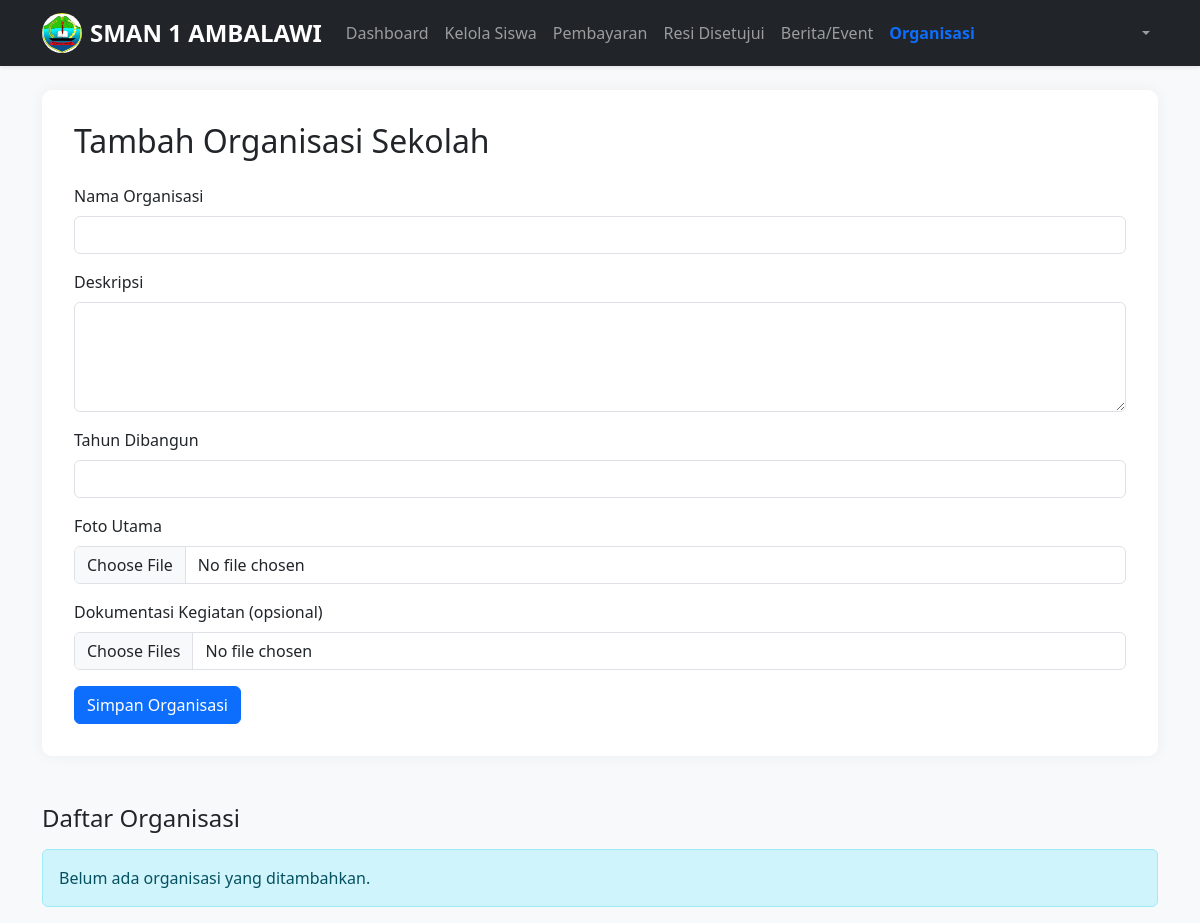
The app's page /admin/kelola_organisasi.php, older data.
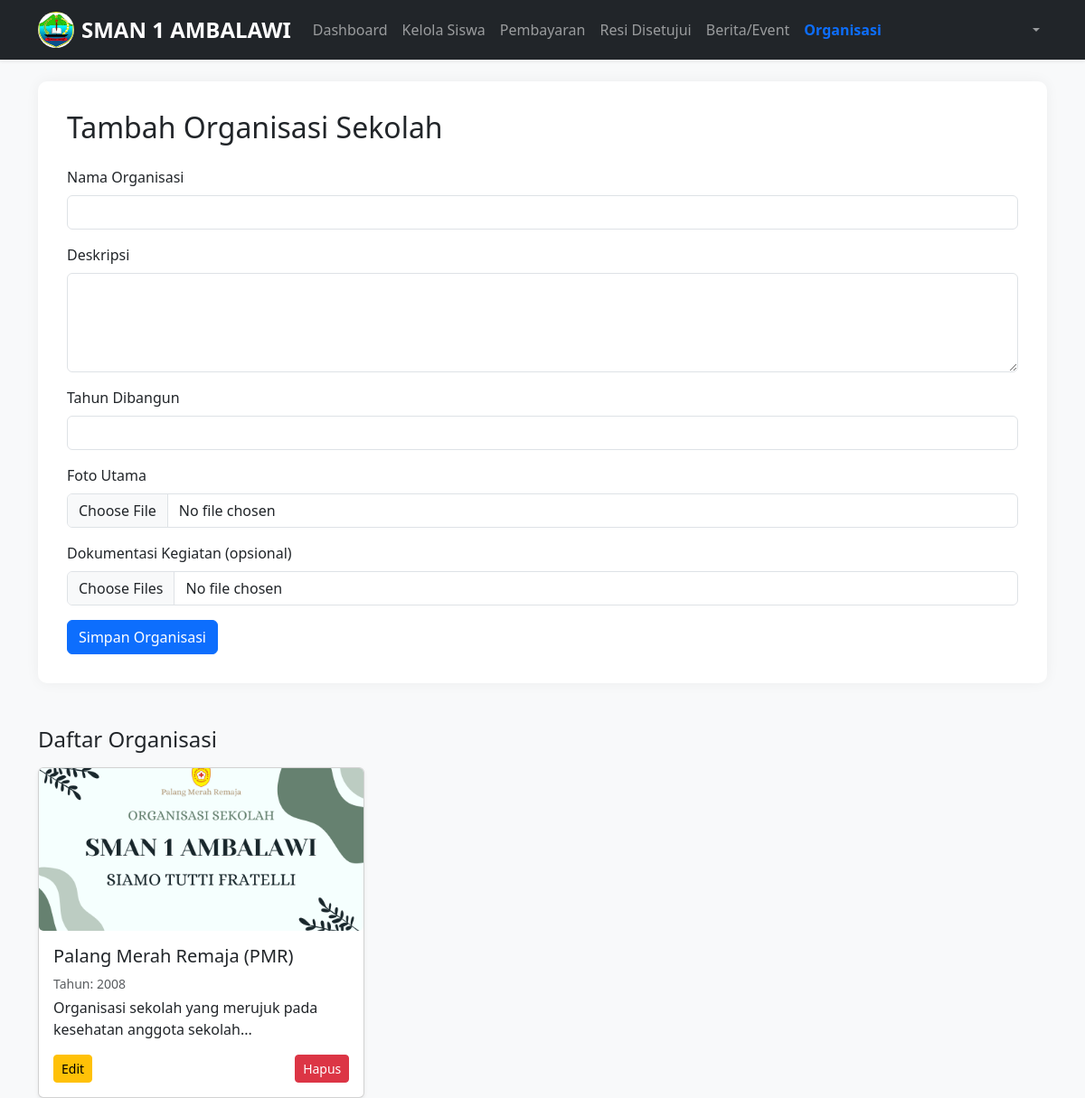
The same page, newer data.
### tables this page shows
CREATE TABLE `organisasi` (
  `id` int(11) NOT NULL,
  `nama` varchar(255) NOT NULL,
  `deskripsi` text NOT NULL,
  `tahun_dibangun` year(4) NOT NULL,
  `foto_utama` varchar(255) NOT NULL,
  `created_at` timestamp NOT NULL DEFAULT current_timestamp()
);

### admin/kelola_organisasi.php (the view, shortened to what this page needs)
<?php
require_once '../db.php';
function isActive($filename) {
  return basename($_SERVER['PHP_SELF']) === $filename ? 'active' : '';
}
$organisasi = $conn->query("SELECT * FROM organisasi ORDER BY id DESC")->fetch_all(MYSQLI_ASSOC);
?>
<!DOCTYPE html>
<html lang="id">
<head>
  <link href="https://cdn.jsdelivr.net/npm/bootstrap@5.3.0/dist/css/bootstrap.min.css" rel="stylesheet" />
</head>
<body>
<nav class="navbar navbar-expand-lg navbar-dark bg-dark shadow-sm">
  <div class="container">
    <a class="navbar-brand fw-bold d-flex align-items-center" href="#">
      <img src="../img/logo.jpeg" alt="Logo Sekolah" width="40" height="40" class="me-2 rounded-circle" />
      SMAN 1 AMBALAWI
    </a>
    <div class="collapse navbar-collapse" id="navbarAdmin">
      <ul class="navbar-nav me-auto mb-2 mb-lg-0">
        <li class="nav-item"><a class="nav-link <?= isActive('dashboard.php') ?>" href="dashboard.php">Dashboard</a></li>
        <li class="nav-item"><a class="nav-link <?= isActive('kelola_siswa.php') ?>" href="kelola_siswa.php">Kelola Siswa</a></li>
        <li class="nav-item"><a class="nav-link <?= isActive('verifikasi_pembayaran.php') ?>" href="verifikasi_pembayaran.php">Pembayaran</a></li>
        <li class="nav-item"><a class="nav-link <?= isActive('daftar_resi.php') ?>" href="daftar_resi.php">Resi Disetujui</a></li>
        <li class="nav-item"><a class="nav-link <?= isActive('kelola_berita.php') ?>" href="kelola_berita.php">Berita/Event</a></li>
        <li class="nav-item"><a class="nav-link <?= isActive('kelola_organisasi.php') ?>" href="kelola_organisasi.php">Organisasi</a></li>
      </ul>
      <ul class="navbar-nav ms-auto">
        <li class="nav-item dropdown">
          <a class="nav-link dropdown-toggle" href="#" id="adminDropdown" role="button" data-bs-toggle="dropdown" aria-expanded="false">
          </a>
        </li>
      </ul>
    </div>
  </div>
</nav>
<div class="container mt-4">
  <div class="form-section">
    <h2 class="mb-4">Tambah Organisasi Sekolah</h2>
    <form action="proses_tambah_organisasi.php" method="post" enctype="multipart/form-data">
      <div class="mb-3">
        <label for="nama" class="form-label">Nama Organisasi</label>
        <input type="text" name="nama" id="nama" class="form-control" required>
      </div>
      <div class="mb-3">
        <label for="deskripsi" class="form-label">Deskripsi</label>
        <textarea name="deskripsi" id="deskripsi" class="form-control" rows="4" required></textarea>
      </div>
      <div class="mb-3">
        <label for="tahun_dibangun" class="form-label">Tahun Dibangun</label>
        <input type="number" name="tahun_dibangun" id="tahun_dibangun" class="form-control" required>
      </div>
      <div class="mb-3">
        <label for="foto_utama" class="form-label">Foto Utama</label>
        <input type="file" name="foto_utama" id="foto_utama" class="form-control" required>
      </div>
      <div class="mb-3">
        <label for="dokumentasi" class="form-label">Dokumentasi Kegiatan (opsional)</label>
        <input type="file" name="dokumentasi[]" id="dokumentasi" class="form-control" multiple>
      </div>
      <button type="submit" class="btn btn-primary">Simpan Organisasi</button>
    </form>
  </div>
  <div class="mt-5">
    <h4 class="mb-3">Daftar Organisasi</h4>
    <?php if (!empty($organisasi)): ?>
      <div class="row g-3">
        <?php foreach ($organisasi as $org): ?>
          <div class="col-md-4">
            <div class="card shadow-sm h-100">
              <img src="../uploads/<?= htmlspecialchars($org['foto_utama']) ?>" class="card-img-top" style="height: 180px; object-fit: cover;" alt="Foto Organisasi">
              <div class="card-body">
                <h5 class="card-title"><?= htmlspecialchars($org['nama']) ?></h5>
                <p class="text-muted small mb-1">Tahun: <?= htmlspecialchars($org['tahun_dibangun']) ?></p>
                <p class="card-text"><?= substr(strip_tags($org['deskripsi']), 0, 100) ?>...</p>
                <div class="d-flex justify-content-between mt-3">
                  <a href="edit_organisasi.php?id=<?= $org['id'] ?>" class="btn btn-sm btn-warning">Edit</a>
                  <a href="hapus_organisasi.php?id=<?= $org['id'] ?>" class="btn btn-sm btn-danger" onclick="return confirm('Yakin ingin menghapus organisasi ini?')">Hapus</a>
                </div>
              </div>
            </div>
          </div>
        <?php endforeach; ?>
      </div>
    <?php else: ?>
      <div class="alert alert-info">Belum ada organisasi yang ditambahkan.</div>
    <?php endif; ?>
  </div>
</div>
</body>
</html>

Row changes from the older to the newer data that the page shows:
added organisasi: foto_utama (picture), nama "Palang Merah Remaja (PMR)", tahun_dibangun "2008", deskripsi "Organisasi sekolah yang merujuk pada kesehatan anggota sekolah"
Text that changed along with them:
text no longer shown: "Belum ada organisasi yang ditambahkan."
